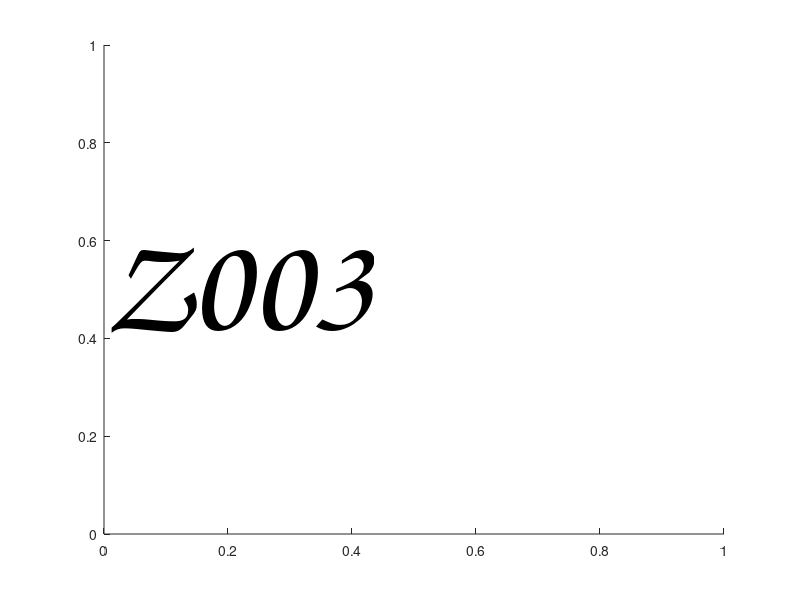

The MATLAB source for this figure:
function validateFonts
% Generate a list for valid fonts on the machine
%
% A figure pops up for each font, to verify if it renders properly on your
% machine.
%
% CREDITS
%  Written and maintained by Kai Wang and Boris Babenko
%  Copyright notice: license.txt
%  Changelog: changelog.txt
%  Please email kaw006@cs.ucsd.edu if you have questions.

allfonts=listfonts;
validfonts=[];
for i=1:length(allfonts)
    fontname = allfonts{i};
    figure(1); clf;
    text(0,.5,fontname,'fontsize', 100,'fontname',fontname);
    in=input('Render properly y/n? ','s');
    if in=='y', validfonts{end+1} = fontname; end
end
save('validfonts', 'validfonts');
end